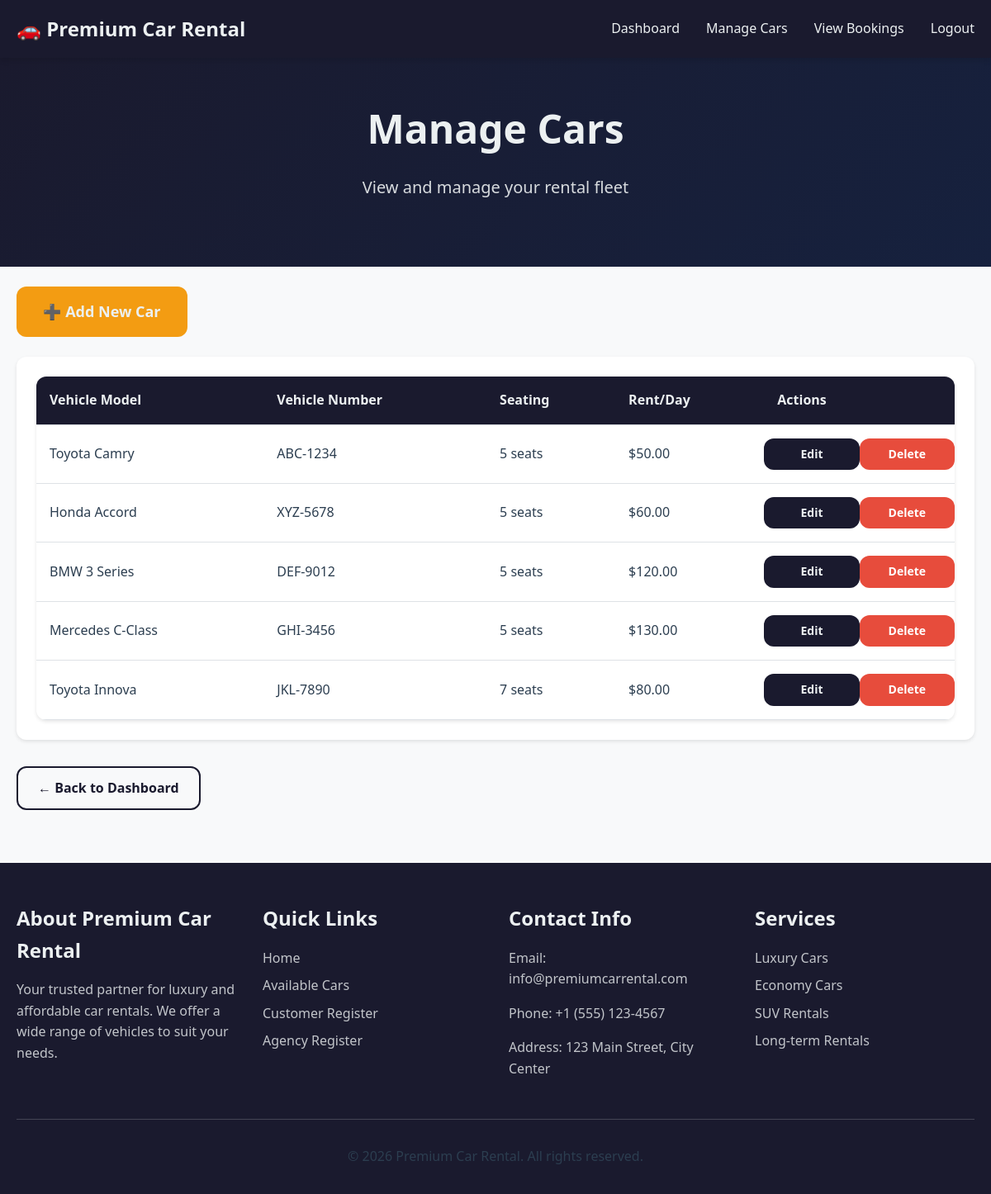
Screenshot of /views/auth/manage_cars.php (signed in) with the database file from the repository.
### tables this page shows
CREATE TABLE IF NOT EXISTS cars (
    id INT AUTO_INCREMENT PRIMARY KEY,
    agency_id INT NOT NULL,
    vehicle_model VARCHAR(255) NOT NULL,
    vehicle_number VARCHAR(50) NOT NULL UNIQUE,
    seating_capacity INT NOT NULL,
    rent_per_day DECIMAL(10,2) NOT NULL,
    car_image VARCHAR(255) DEFAULT NULL,
    created_at TIMESTAMP DEFAULT CURRENT_TIMESTAMP,
    updated_at TIMESTAMP DEFAULT CURRENT_TIMESTAMP ON UPDATE CURRENT_TIMESTAMP,
    FOREIGN KEY (agency_id) REFERENCES users(id) ON DELETE CASCADE,
    INDEX idx_agency_id (agency_id),
    INDEX idx_vehicle_number (vehicle_number)
);

### models/Car.php (called while the page is built, shortened)
<?php
require_once '../config/database.php';
class Car {
    private $conn;
    private $table_name = "cars";
    public function __construct() {
        $database = new Database();
        $this->conn = $database->getConnection();
    }
    public function getCarsByAgency($agency_id) {
        try {
            $query = "SELECT * FROM " . $this->table_name . " WHERE agency_id = :agency_id ORDER BY created_at DESC";
            $stmt = $this->conn->prepare($query);
            $stmt->bindParam(':agency_id', $agency_id);
            $stmt->execute();
            return $stmt->fetchAll(PDO::FETCH_ASSOC);
        } catch(PDOException $exception) {
            return [];
        }
    }
}
?>

### config/database.php (called while the page is built, shortened)
<?php
class Database {
    private $host = DB_HOST;
    private $db_name = DB_NAME;
    private $username = DB_USER;
    private $password = DB_PASS;
    public function getConnection() {
        $this->conn = null;
        try {
            $this->conn = new PDO("mysql:host=" . $this->host . ";dbname=" . $this->db_name, $this->username, $this->password);
            $this->conn->exec("set names utf8");
            $this->conn->setAttribute(PDO::ATTR_ERRMODE, PDO::ERRMODE_EXCEPTION);
        } catch(PDOException $exception) {
            echo "Connection error: " . $exception->getMessage();
        }
        return $this->conn;
    }
}
?>

### models/User.php (called while the page is built, shortened)
<?php
require_once '../config/database.php';
class User {
    public function __construct() {
        $database = new Database();
    }
    public static function isLoggedIn() {
        return isset($_SESSION['user_id']) && !empty($_SESSION['user_id']);
    }
    public static function getCurrentUser() {
        if (self::isLoggedIn()) {
            return [
                'id' => $_SESSION['user_id'],
                'name' => $_SESSION['user_name'],
                'email' => $_SESSION['user_email'],
                'user_type' => $_SESSION['user_type']
            ];
        }
        return null;
    }
    public static function isAgency() {
        $user = self::getCurrentUser();
        return $user && $user['user_type'] === 'agency';
    }
}
?>

### controllers/CarController.php (called while the page is built, shortened)
<?php
require_once '../models/Car.php';
class CarController {
    private $car;
    public function __construct() {
        $this->car = new Car();
        $this->auth = new AuthController();
    }
    public function getAgencyCars() {
        $user = User::getCurrentUser();
        return $this->car->getCarsByAgency($user['id']);
    }
}
?>

### views/auth/manage_cars.php (the view, shortened to what this page needs)
<?php
require_once '../controllers/CarController.php';
$carController = new CarController();
$cars = $carController->getAgencyCars();
?>
<section class="hero" style="padding: 3rem 0;">
    <div class="container">
        <h1>Manage Cars</h1>
        <p>View and manage your rental fleet</p>
    </div>
</section>
<section class="mb-3">
    <div class="container">
        <a href="add_car.php" class="btn btn-accent btn-lg">
            ➕ Add New Car
        </a>
    </div>
</section>
<section class="mb-4">
    <div class="container">
        <?php if (!empty($cars)): ?>
            <div class="card">
                <div class="card-body">
                    <table class="table">
                        <thead>
                            <tr>
                                <th>Vehicle Model</th>
                                <th>Vehicle Number</th>
                                <th>Seating</th>
                                <th>Rent/Day</th>
                                <th>Actions</th>
                            </tr>
                        </thead>
                        <tbody>
                            <?php foreach ($cars as $car): ?>
                                <tr>
                                    <td><?= htmlspecialchars($car['vehicle_model']) ?></td>
                                    <td><?= htmlspecialchars($car['vehicle_number']) ?></td>
                                    <td><?= htmlspecialchars($car['seating_capacity']) ?> seats</td>
                                    <td>$<?= number_format($car['rent_per_day'], 2) ?></td>
                                    <td>
                                        <div class="row">
                                            <div class="col-md-6">
                                                <a href="edit_car.php?id=<?= $car['id'] ?>" class="btn btn-sm btn-primary" style="width: 100%;">Edit</a>
                                            </div>
                                            <div class="col-md-6">
                                                <a href="manage_cars.php?delete=<?= $car['id'] ?>" class="btn btn-sm" style="width: 100%; background-color: #e74c3c; color: white;" onclick="return confirm('Are you sure you want to delete this car?');">Delete</a>
                                            </div>
                                        </div>
                                    </td>
                                </tr>
                            <?php endforeach; ?>
                        </tbody>
                    </table>
                </div>
            </div>
        <?php endif; ?>
    </div>
</section>
<section class="mb-4">
    <div class="container">
        <a href="agency_dashboard.php" class="btn btn-outline">← Back to Dashboard</a>
    </div>
</section>
<?php
require_once '../views/layouts/main.php';
?>

### assets/css/style.css (style rules this page uses)
:root { --primary-color: #1a1a2e; --secondary-color: #16213e; --accent-color: #f39c12; --accent-hover: #e67e22; --text-light: #ecf0f1; --text-dark: #2c3e50; --bg-light: #f8f9fa; --bg-white: #ffffff; --border-color: #dee2e6; --shadow-sm: 0 2px 4px rgba(0,0,0,0.1); --shadow-md: 0 4px 6px rgba(0,0,0,0.1); --shadow-lg: 0 10px 25px rgba(0,0,0,0.1); --border-radius: 12px; }
* { margin: 0; padding: 0; box-sizing: border-box; }
body { font-family: 'Segoe UI', Tahoma, Geneva, Verdana, sans-serif; line-height: 1.6; color: var(--text-dark); background-color: var(--bg-light); }
.container { max-width: 1200px; margin: 0 auto; padding: 0 20px; }
h1, h2, h3, h4, h5, h6 { font-weight: 700; margin-bottom: 1rem; color: var(--primary-color); }
h1 { font-size: 2.5rem; }
p { margin-bottom: 1rem; color: var(--text-dark); }
a { text-decoration: none; color: var(--primary-color); transition: color 0.3s ease; }
.btn { display: inline-block; padding: 12px 24px; border: none; border-radius: 8px; font-size: 1rem; font-weight: 600; text-align: center; cursor: pointer; transition: all 0.3s ease; text-decoration: none; border-radius: var(--border-radius); }
.btn-primary { background-color: var(--primary-color); color: var(--text-light); }
.btn-accent { background-color: var(--accent-color); color: var(--text-light); }
.btn-outline { background-color: transparent; color: var(--primary-color); border: 2px solid var(--primary-color); }
.btn-sm { padding: 8px 16px; font-size: 0.875rem; }
.btn-lg { padding: 16px 32px; font-size: 1.125rem; }
.card { background-color: var(--bg-white); border-radius: var(--border-radius); box-shadow: var(--shadow-sm); overflow: hidden; transition: transform 0.3s ease, box-shadow 0.3s ease; }
.card-body { padding: 1.5rem; }
.hero { background: linear-gradient(135deg, var(--primary-color), var(--secondary-color)); color: var(--text-light); padding: 6rem 0; text-align: center; }
.hero h1 { color: var(--text-light); font-size: 3rem; margin-bottom: 1rem; }
.hero p { font-size: 1.25rem; color: rgba(236, 240, 241, 0.9); margin-bottom: 2rem; }
.row { display: flex; flex-wrap: wrap; margin: 0 -1rem; }
.col-md-6 { flex: 0 0 50%; max-width: 50%; }
.table { width: 100%; border-collapse: collapse; background-color: var(--bg-white); border-radius: var(--border-radius); overflow: hidden; box-shadow: var(--shadow-sm); }
.table th, .table td { padding: 1rem; text-align: left; border-bottom: 1px solid var(--border-color); }
.table th { background-color: var(--primary-color); color: var(--text-light); font-weight: 600; }
.mb-3 { margin-bottom: 1.5rem; }
.mb-4 { margin-bottom: 2rem; }

### rows the page displays
cars: vehicle_model "Toyota Camry", vehicle_number "ABC-1234", seating_capacity "5", rent_per_day "50.00", $car['id'] 1 (drawn)
cars: vehicle_model "Honda Accord", vehicle_number "XYZ-5678", seating_capacity "5", rent_per_day "60.00"
cars: vehicle_model "BMW 3 Series", vehicle_number "DEF-9012", seating_capacity "5", rent_per_day "120.00"
cars: vehicle_model "Mercedes C-Class", vehicle_number "GHI-3456", seating_capacity "5", rent_per_day "130.00"
cars: vehicle_model "Toyota Innova", vehicle_number "JKL-7890", seating_capacity "7", rent_per_day "80.00"
